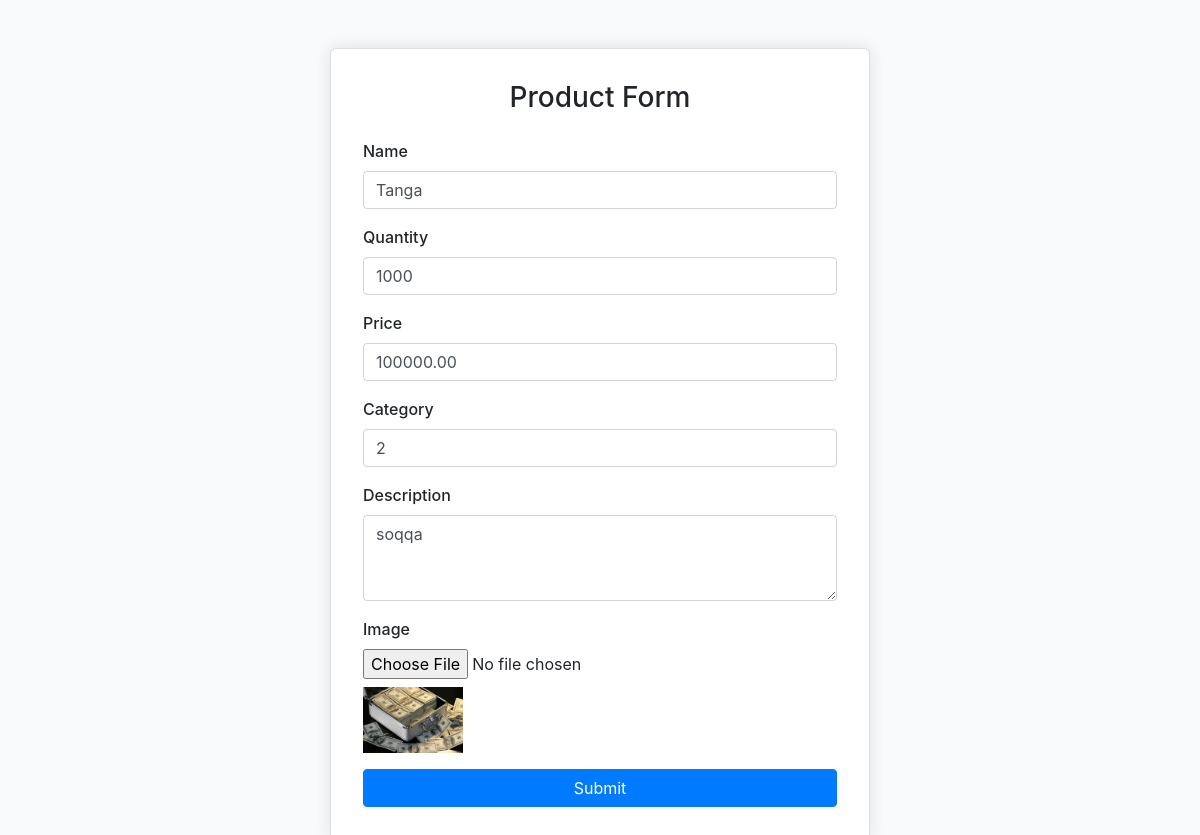
Page /main/back-office/product/update/2/ on the earlier database version.
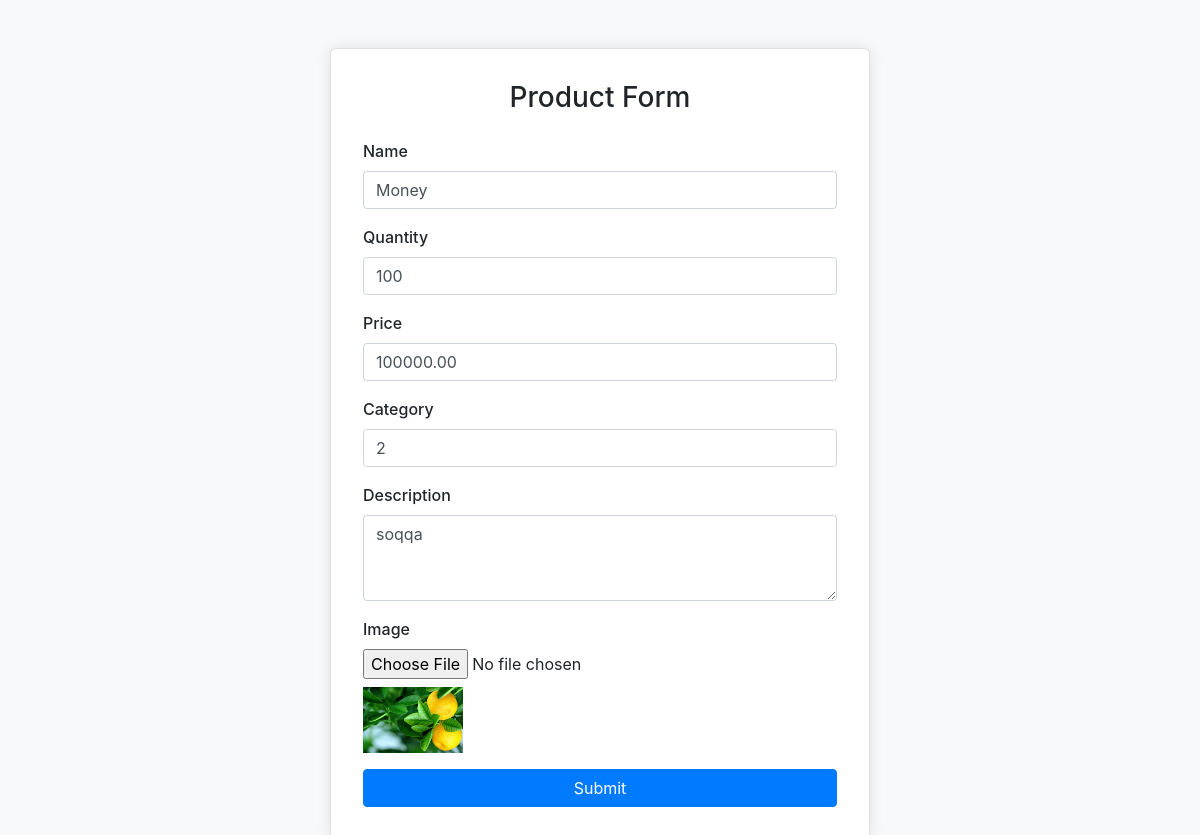
Same page on the later database version.
### Goods/models.py (models this page shows, shortened)
class Product(models.Model):
    name = models.CharField(max_length=255)
    quantity = models.PositiveIntegerField(default=1)
    price = models.DecimalField(max_digits=8, decimal_places=2)
    category = models.ForeignKey(Category, on_delete=models.CASCADE, related_name='products')
    description = models.TextField()

class ProductImg(models.Model):
    product = models.ForeignKey(Product, on_delete=models.CASCADE, related_name='images')
    img = models.ImageField(upload_to='product-img')

### Goods/back-office/product/views.py (the view, shortened to what this page needs)
# urls.py: path('update/<int:id>/', views.updateProduct, name='updateProduct'),
def updateProduct(request, id):
    data = models.Product.objects.get(id=id)
    context = {
        'data': data,
        'product_img': data.images.first()  # Product modelining birinchi rasmni olish
    }
    return render(request, 'back-office/product/update.html', context)

### templates/back-office/product/update.html (shortened to what this page needs)
<!DOCTYPE html>
<html lang="en">
<head>
    <link href="https://maxcdn.bootstrapcdn.com/bootstrap/4.5.2/css/bootstrap.min.css" rel="stylesheet">
</head>
<body>
    <div class="container mt-5">
        <div class="row justify-content-center">
            <div class="col-lg-6 col-md-8 col-sm-10">
                <div class="card bg-white">
                    <div class="card-body">
                        <h3 class="card-title text-center mb-4">Product Form</h3>
                        <form action="#" method="POST" enctype="multipart/form-data">
                            <div class="form-group">
                                <label for="name">Name</label>
                                <input type="text" class="form-control" id="name" placeholder="Enter name" name="name" value="{{ data.name }}">
                            </div>
                            <div class="form-group">
                                <label for="quantity">Quantity</label>
                                <input type="number" class="form-control" id="quantity" placeholder="Enter quantity" name="quantity" value="{{ data.quantity }}">
                            </div>
                            <div class="form-group">
                                <label for="price">Price</label>
                                <input type="number" class="form-control" id="price" placeholder="Enter price" name="price" value="{{ data.price }}">
                            </div>
                            <div class="form-group">
                                <label for="category_id">Category</label>
                                <input type="text" class="form-control" id="category_id" placeholder="Enter category" name="category_id" value="{{ data.category_id }}">
                            </div>
                            <div class="form-group">
                                <label for="description">Description</label>
                                <textarea class="form-control" id="description" placeholder="Enter description" name="description" rows="3">{{ data.description }}</textarea>
                            </div>
                            <div class="form-group">
                                <label for="img">Image</label>
                                <input type="file" class="form-control-file" id="img" name="img">
                                {% if product_img %}
                                    <img src="{{ product_img.img.url }}" alt="Current Image" class="img-fluid mt-2" width="100">
                                {% endif %}
                            </div>
                            <button type="submit" class="btn btn-primary btn-block">Submit</button>
                        </form>
                    </div>
                </div>
            </div>
        </div>
    </div>
</body>
</html>

Differences in the rows shown:
changed Product "soqqa": name "Tanga" → "Money"; quantity "1000" → "100"
changed ProductImg: img: a different picture
